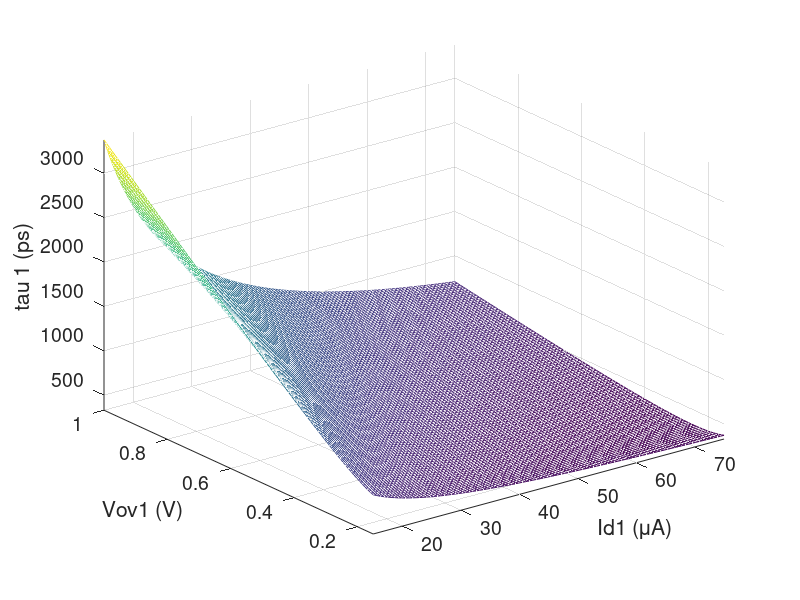
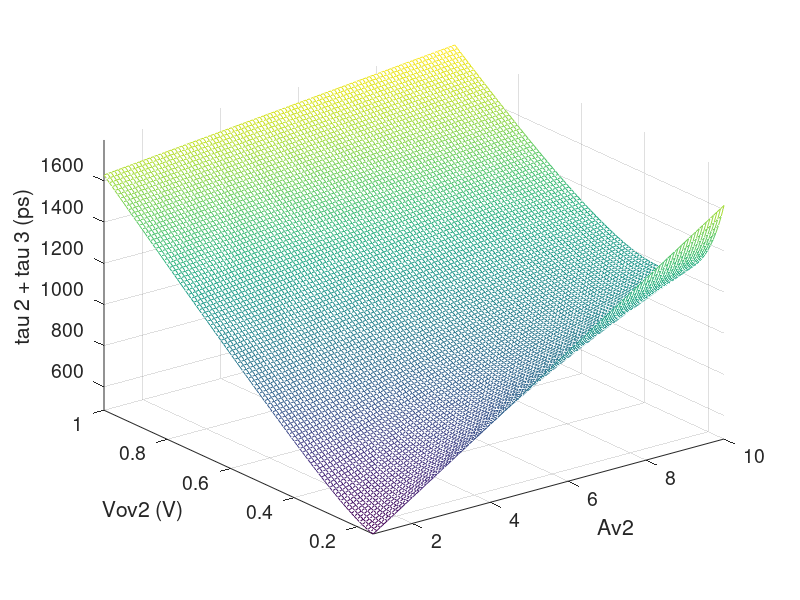
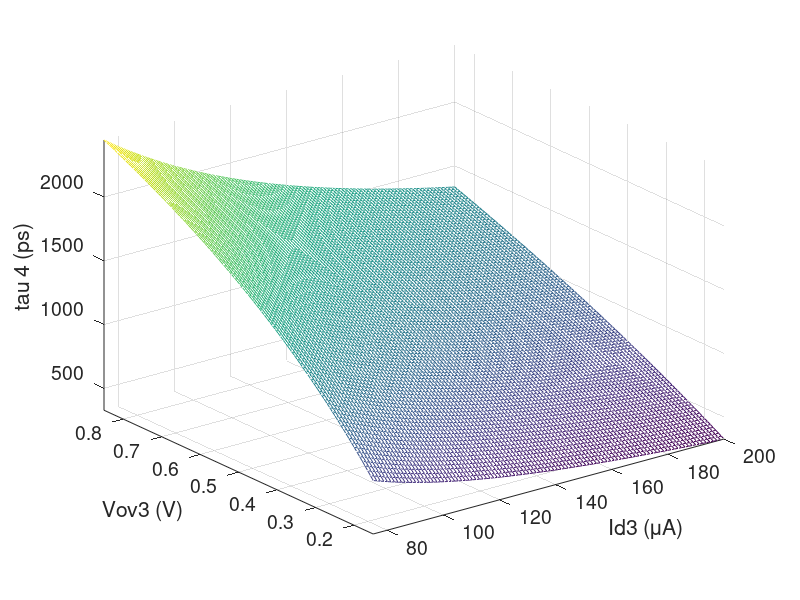

Write MATLAB code to recreate these figures, in order.
clc; clear;
%%%%%%%%%%%%%%%%%%%%%%%% Specifications %%%%%%%%%%%%%%%%%%%%%%%%%%%%%%%%%%

Vdd = 2.5; % in volts
Vss = -2.5; % in Volts
Rout = 5e3; % in ohms (really 1/2 Rout)
Cin = 100e-15; % in fF
f3dB_target = 90e6; %in Hz
P_totl = 1.4e-3; %in Watts
IDtot = P_totl / (Vdd - Vss);
Tau_total = 1/(2*pi) * 1/f3dB_target; % in seconds
Cout = 1000e-15; %F really this is 2*Cout which is required for 1/2 circuit
Rm = 10e3; % 20k transresistance small signal

%%%%%%%%%%%%%%%%%%%% Technology Parameters %%%%%%%%%%%%%%%%%%%%%%%%%%%%%%%%
Lmin = 1e-6;    % m
Cox = 2.3e-3;   % F/m^2
kp_n = 50e-6;   % A/V^2
kp_p = 25e-6;   % A/V^2

mu_n = kp_n / Cox;
mu_p = kp_p / Cox;

Vt0 = 0.5;      % V
gamma = 0.6;    % V^(1/2)
phi = 0.4;      % V

%%%%%%%%%%%%%%%%%%%% Simplifying assumptions %%%%%%%%%%%%%%%%%%%%%%%%%%%%%%
Csb_Cgs = 0.33;
Cdb_Cgs = 0.33;
Cgd_Cgs = 0.25;

Vout = 0;
Vsb3 = Vout - Vss;
Vt3 = Vt0 + gamma * (sqrt(2 * phi + Vsb3) - sqrt(2 * phi));

%%%%%%%%%%%%%%%%%%%% Design Choices %%%%%%%%%%%%%%%%%%%%%%%%%%%%%%%%%%%%%%%
L1 = Lmin;
L2 = Lmin;
L3 = Lmin;
LL1 = Lmin;
LL2 = Lmin;

%%%%%%%%%%%%%% Sweeping Branch 1 %%%%%%%%%%%%%%%%%%%%%%%%%%%%%%%%%%%%%%%%%%
Id1 = linspace(15E-6, 75E-6, 100);
Vov1 = linspace(.15, 1, 100);
[Id1_mesh, Vov1_mesh] = meshgrid(Id1, Vov1);
tau1 = Vov1_mesh ./ (2 * Id1_mesh) * Cin + ...
         1.33 * 2 / 3 * L1^2 ./ (mu_n * Vov1_mesh); 

% plotting
figure(1); mesh(Id1_mesh * 10^6, Vov1_mesh, tau1 * 10^12); 
xlabel('Id1 (\muA)', 'fontsize', 14); ylabel('Vov1 (V)', 'fontsize', 14); zlabel('tau 1 (ps)', 'fontsize', 14);
set(gca,'fontsize',14); axis tight;

% extract parameters
[min_tau1, min_tau1_row_idx] = min(tau1);
[min_tau1, min_tau1_col_idx] = min(min_tau1);
min_row = min_tau1_row_idx(min_tau1_col_idx);
min_col = min_tau1_col_idx;

Id1 = Id1_mesh(min_row, min_col);
Vov1 = Vov1_mesh(min_row, min_col);
tau1 = tau1(min_row, min_col);
W1 = 2 * Id1 * L1 / (kp_n * Vov1.^2);
gm1 = 2 * Id1 / Vov1;
Cgs1 = (tau1 * gm1 - Cin) / 1.33;

%%%%%%%%%%%%%% Sweeping Branch 3 %%%%%%%%%%%%%%%%%%%%%%%%%%%%%%%%%%%%%%%%%%
Id3 = linspace(75E-6, 200E-6, 100);
Vov3 = linspace(.15, .85, 100);
[Id3_mesh Vov3_mesh] = meshgrid(Id3, Vov3);
% tau3 = 1.33 / 1.2 * 2 / 3 * L3^2 ./ (mu_n * Vov3_mesh) + ...
%          1 / 1.2 * Vov3_mesh ./ (2 * Id3_mesh) * Cout; 
     
tau3 = Rout * Cout * Vov3_mesh ./ (1.2 * 2 * Id3_mesh * Rout + Vov3_mesh) + ...
        1.33 * Rout * 2 * Id3_mesh * 2 * L2^2 * Cox ./ ...
        (3 * kp_n * (1.2 * 2 * Id3_mesh * Rout + Vov3_mesh.^2) ); 
     
% plotting
figure(3); mesh(Id3_mesh * 10^6, Vov3_mesh, tau3 * 10^12); 
xlabel('Id3 (\muA)', 'fontsize', 14); ylabel('Vov3 (V)', 'fontsize', 14); zlabel('tau 4 (ps)', 'fontsize', 14);
set(gca,'fontsize',14); axis tight;

% extract parameters
[min_tau3 min_tau3_row_idx] = min(tau3);
[min_tau3 min_tau3_col_idx] = min(min_tau3);
min_row = min_tau3_row_idx(min_tau3_col_idx);
min_col = min_tau3_col_idx;

Id3 = Id3_mesh(min_row, min_col);
Vov3 = Vov3_mesh(min_row, min_col);
tau3 = tau3(min_row, min_col);
W3 = 2 * Id3 * L3 / (kp_n * Vov3^2);
gm3 = 2 * Id3 / Vov3;
Cgs3 = (1.2 * tau3 * gm3 - Cout) / 1.33;

VovL2 = 1 - Vov3; 
Id2 = IDtot - Id1 - Id3;
gmL2 = 2 * Id2 / VovL2;
WL2 = 2 * Id2 * LL2 / (kp_p * VovL2^2);
%%%%%%%%%%%%%% Sweeping Branch 2 %%%%%%%%%%%%%%%%%%%%%%%%%%%%%%%%%%%%%%%%%%

Av2 = linspace(1, 10, 100);
Vov2 = linspace(.15, 1, 100);

[Av2_mesh, Vov2_mesh] = meshgrid(Av2, Vov2);

tau2 = Rm * gmL2 / .8 * (1 + .25 * (1 + Av2_mesh)) * 2 / 3 * L2^2 ./ (mu_n * Vov2_mesh) + ...
       0.58 * Av2_mesh * 2 / 3 * L2^2 ./ (mu_n * Vov2_mesh) + ...
       0.41 * Cgs3 * Vov2_mesh / (2 * Id2) + ...
       1.33 * 2 / 3 * LL2^2 / (mu_p * (1 - Vov3));

% plotting
figure(2); mesh(Av2_mesh, Vov2_mesh, tau2 * 10^12);
xlabel('Av2', 'fontsize', 14); ylabel('Vov2 (V)', 'fontsize', 14); zlabel('tau 2 + tau 3 (ps)', 'fontsize', 14);
set(gca,'fontsize',14); axis tight;

% extract parameters
[min_tau2 min_tau2_row_idx] = min(tau2);
[min_tau2 min_tau2_col_idx] = min(min_tau2);
min_row = min_tau2_row_idx(min_tau2_col_idx);
min_col = min_tau2_col_idx;

Av2 = Av2_mesh(min_row, min_col);
Vov2 = Vov2_mesh(min_row, min_col);
tau2 = tau2(min_row, min_col);
W2 = 2 * Id2 * L2 / (kp_n * Vov2^2);
gm2 = Av2 * gmL2;
gmL1 = Av2 * .8 / Rm;
VovL1 = 2 * Id1 / gmL1;
WL1 = 2 * Id1 * LL1 / (kp_p * VovL1^2);
%%%%%%%%%%%%%% Consolidate and Report Results %%%%%%%%%%%%%%%%%%%%%%%%%%%%%
Vov = [Vov1 Vov2 Vov3]
VovL = [VovL1 VovL2]
tau = [tau1 tau2 tau3]
Av2
W = [W1 W2 W3] * 1E6 % um
WL = [WL1 WL2] * 1E6 % um
Id = [Id1 Id2 Id3] * 1e6 % uA
est_f3dB = 1 / (2 * pi * sum(tau))
est_Rm = 1 / gmL1 * Av2 * 0.8
